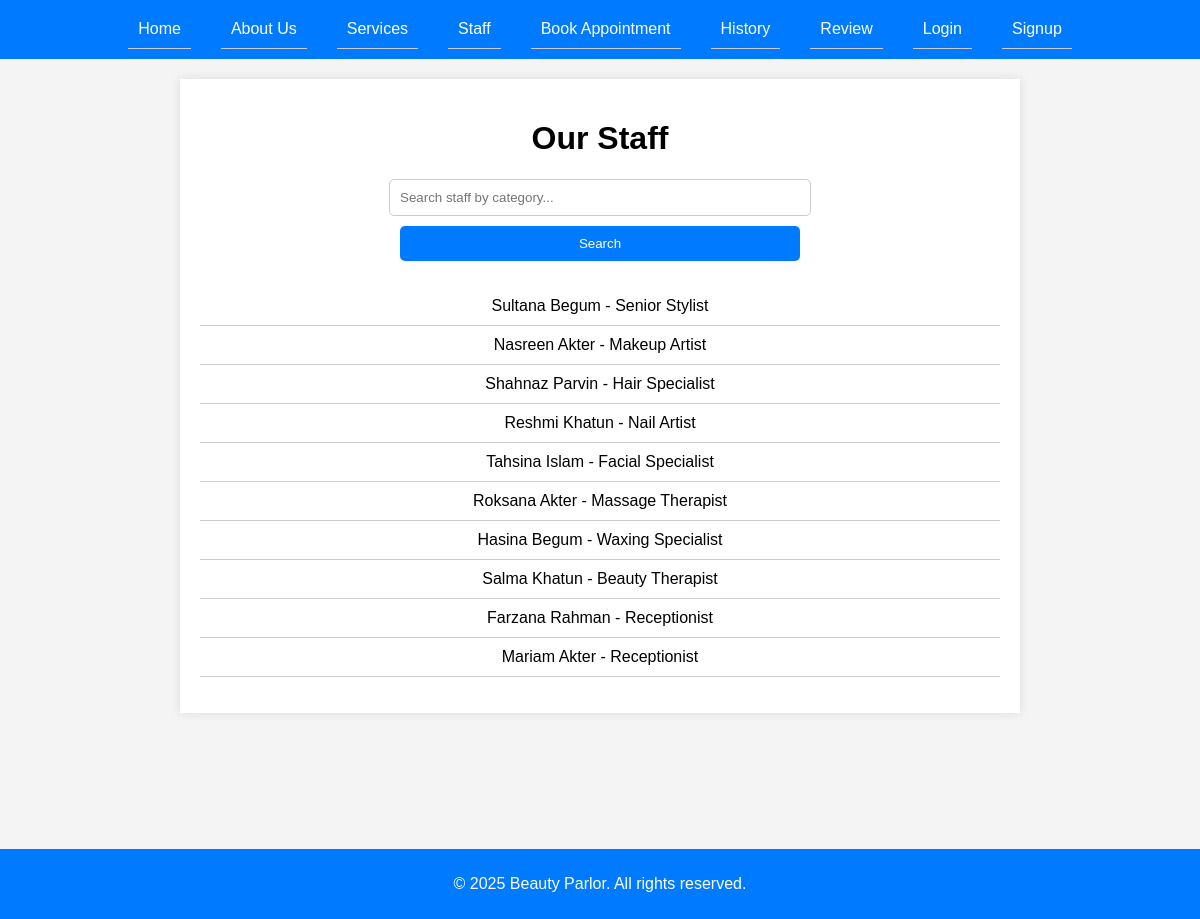
The app's page /c_staff.php with its own data.
### tables this page shows
CREATE TABLE staff (
    staff_id VARCHAR(10) PRIMARY KEY,
    staff_name VARCHAR(100),
    staff_phone VARCHAR(15),
    staff_mail VARCHAR(100),
    staff_loc VARCHAR(150),
    staff_role VARCHAR(50)
);

### c_staff.php (the view)
<?php include 'includes/header.php'; ?>
<?php include 'includes/db_connect.php'; ?>
<div class="content">
    <main>
        <h1>Our Staff</h1>
        <form method="GET" action="">
            <input type="text" name="search" placeholder="Search staff by category...">
            <button type="submit">Search</button>
        </form>
        <ul>
            <?php
            $search = $_GET['search'] ?? '';
            $sql = "SELECT * FROM staff WHERE staff_role LIKE '%$search%'";
            $result = $conn->query($sql);
            if ($result->num_rows > 0) {
                while($row = $result->fetch_assoc()) {
                    echo "<li>{$row['staff_name']} - {$row['staff_role']}</li>";
                }
            } else {
                echo "<li>No staff found</li>";
            }
            ?>
        </ul>
    </main>
</div>
<?php include 'includes/footer.php'; ?>

### css/styles.css (style rules this page uses)
html, body { height: 100%; margin: 0; padding: 0; }
.content { min-height: 100%; margin-bottom: -50px; }
.content:after { content: ""; display: block; height: 50px; }
body { font-family: Arial, sans-serif; background-color: #f4f4f4; margin: 0; padding: 0; }
main { padding: 20px; max-width: 800px; margin: 20px auto; background-color: #fff; box-shadow: 0 0 10px rgba(0, 0, 0, 0.1); text-align: center; }
form { display: flex; flex-direction: column; align-items: center; }
form input, form select, form textarea, form button { padding: 10px; margin-bottom: 10px; border: 1px solid #ccc; border-radius: 5px; width: 100%; max-width: 400px; }
form button { background-color: #007BFF; color: #fff; border: none; cursor: pointer; }
ul { list-style: none; padding: 0; }
ul li { padding: 10px; border-bottom: 1px solid #ccc; }

### records on screen
staff: staff_name "Sultana Begum", staff_role "Senior Stylist"
staff: staff_name "Nasreen Akter", staff_role "Makeup Artist"
staff: staff_name "Shahnaz Parvin", staff_role "Hair Specialist"
staff: staff_name "Reshmi Khatun", staff_role "Nail Artist"
staff: staff_name "Tahsina Islam", staff_role "Facial Specialist"
staff: staff_name "Roksana Akter", staff_role "Massage Therapist"
staff: staff_name "Hasina Begum", staff_role "Waxing Specialist"
staff: staff_name "Salma Khatun", staff_role "Beauty Therapist"
staff: staff_name "Farzana Rahman", staff_role "Receptionist"
staff: staff_name "Mariam Akter", staff_role "Receptionist"
